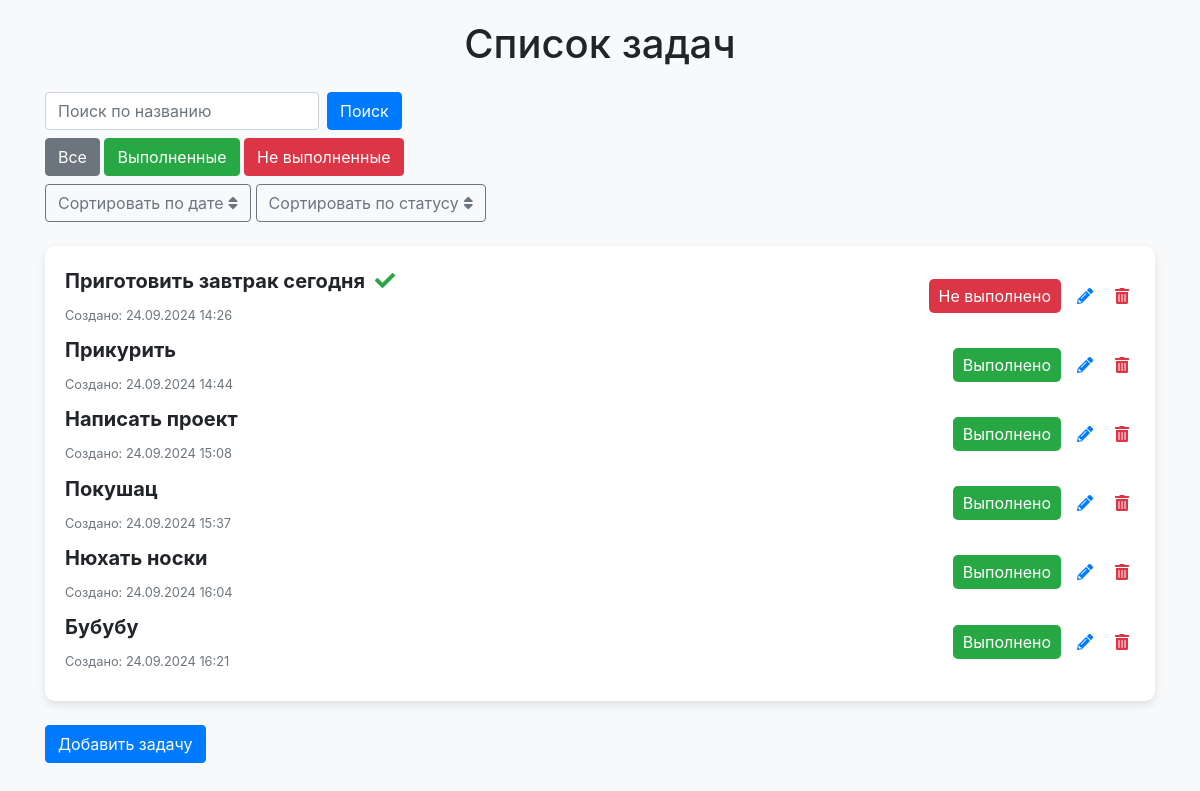
The page / on the database its author committed.
### todo/models.py (models this page shows, shortened)
class Task(models.Model):
    title = models.CharField(max_length=200)
    completed = models.BooleanField(default=False)
    created_at = models.DateTimeField(auto_now_add=True)

### todo/views.py (the view)
# urls.py: path('', views.task_list, name='task_list'),
def task_list(request):
    status = request.GET.get('status', 'all')
    sort_by = request.GET.get('sort_by', 'created_at')
    sort_order = request.GET.get('sort_order', 'asc')
    search = request.GET.get('search', '').lower()
    if status == 'completed':
        tasks = Task.objects.filter(completed=True)
    elif status == 'not_completed':
        tasks = Task.objects.filter(completed=False)
    else:
        tasks = Task.objects.all()
    if search:
        tasks = [task for task in tasks if search in task.title.lower()]
    if sort_by == 'created_at':
        tasks = sorted(tasks, key=lambda task: task.created_at, reverse=(sort_order == 'desc'))
    elif sort_by == 'completed':
        tasks = sorted(tasks, key=lambda task: (task.completed, task.created_at), reverse=(sort_order == 'desc'))
    return render(request, 'todo/task_list.html', {'tasks': tasks})

### todo/templates/todo/task_list.html (shortened to what this page needs)
<!DOCTYPE html>
<html lang="en">
<head>
    <link href="https://stackpath.bootstrapcdn.com/bootstrap/4.5.2/css/bootstrap.min.css" rel="stylesheet">
    <link rel="stylesheet" href="https://cdnjs.cloudflare.com/ajax/libs/font-awesome/5.15.3/css/all.min.css">
</head>
<body>
    <div class="container">
        <h1 class="text-center mb-4">Список задач</h1>
        <div class="mb-4">
            <form method="GET" class="form-inline">
                <input type="text" name="search" class="form-control mr-2" placeholder="Поиск по названию" id="searchInput">
                <button type="submit" class="btn btn-primary">Поиск</button>
            </form>
            <div class="mt-2">
                <a href="?status=all" class="btn btn-secondary">Все</a>
                <a href="?status=completed" class="btn btn-success">Выполненные</a>
                <a href="?status=not_completed" class="btn btn-danger">Не выполненные</a>
                <div class="mt-2">
                    <a href="#" class="btn btn-outline-secondary sort-by" data-sort-by="created_at">Сортировать по дате <i class="fas fa-sort"></i></a>
                    <a href="#" class="btn btn-outline-secondary sort-by" data-sort-by="completed">Сортировать по статусу <i class="fas fa-sort"></i></a>
                </div>
            </div>
        </div>
        <div class="task-list" id="taskList">
            {% for task in tasks %}
                <div class="task-item d-flex justify-content-between align-items-center">
                    <div>
                        <div class="task-title">
                            {{ task.title }}
                            {% if task.completed %}
                                <i class="fas fa-check task-icon"></i>
                            {% endif %}
                        </div>
                        <div class="task-created-at">Создано: {{ task.created_at|date:"d.m.Y H:i" }}</div>
                    </div>
                    <div class="task-actions">
                        <button class="complete-task {% if task.completed %}completed{% endif %}" data-task-id="{{ task.id }}">
                            {% if task.completed %}Не выполнено{% else %}Выполнено{% endif %}
                        </button>
                        <button class="edit-task" data-task-id="{{ task.id }}"><i class="fas fa-pencil-alt"></i></button>
                        <button class="delete-task" data-task-id="{{ task.id }}"><i class="fas fa-trash-alt"></i></button>
                    </div>
                </div>
            {% endfor %}
        </div>
        <div class="mt-4">
            <button type="button" class="btn btn-primary" data-toggle="modal" data-target="#addTaskModal">
                Добавить задачу
            </button>
        </div>
    </div>
</body>
</html>

### todo/templates/todo/task_list.html (style rules this page uses)
body { padding: 20px; background-color: #f8f9fa; }
.task-item { margin-bottom: 10px; transition: background-color 0.3s ease; }
.task-list { background-color: #fff; border-radius: 10px; padding: 20px; box-shadow: 0 4px 8px rgba(0, 0, 0, 0.1); }
.task-title { font-size: 1.25rem; font-weight: bold; margin-bottom: 10px; display: flex; align-items: center; }
.task-title .task-icon { margin-left: 10px; color: #28a745; }
.task-actions { display: flex; align-items: center; }
.delete-task { background: none; border: none; color: #dc3545; cursor: pointer; transition: color 0.3s ease; }
.task-created-at { font-size: 0.8rem; color: #6c757d; }
.complete-task { background-color: #28a745; color: #fff; border: none; padding: 5px 10px; border-radius: 5px; cursor: pointer; margin-right: 10px; transition: background-color 0.3s ease; }
.complete-task.completed { background-color: #dc3545; }
.edit-task { background: none; border: none; color: #007bff; cursor: pointer; margin-right: 10px; transition: color 0.3s ease; }

### rows shown on the page
Task: title "Приготовить завтрак сегодня", completed True (drawn), created_at "24.09.2024 14:26"
Task: title "Прикурить", created_at "24.09.2024 14:44", completed "Выполнено"
Task: title "Написать проект", created_at "24.09.2024 15:08", completed "Выполнено"
Task: title "Покушац", created_at "24.09.2024 15:37", completed "Выполнено"
Task: title "Нюхать носки", created_at "24.09.2024 16:04", completed "Выполнено"
Task: title "Бубубу", created_at "24.09.2024 16:21", completed "Выполнено"
